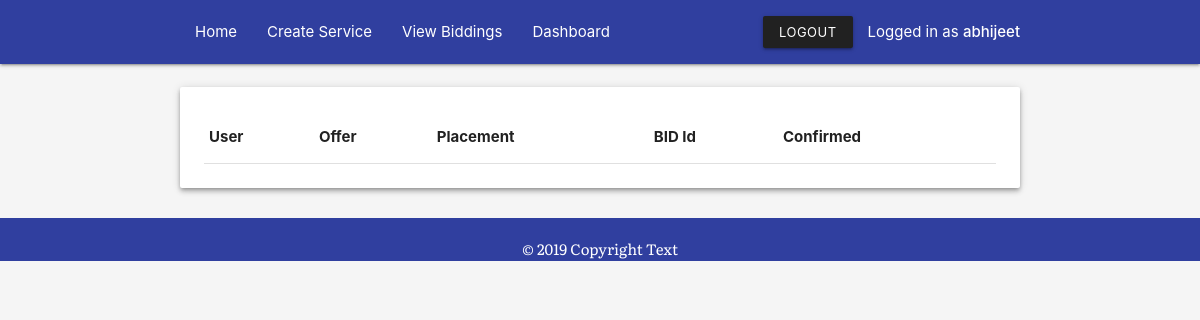
Page /confirmbiddings/ (signed in) on the earlier database version.
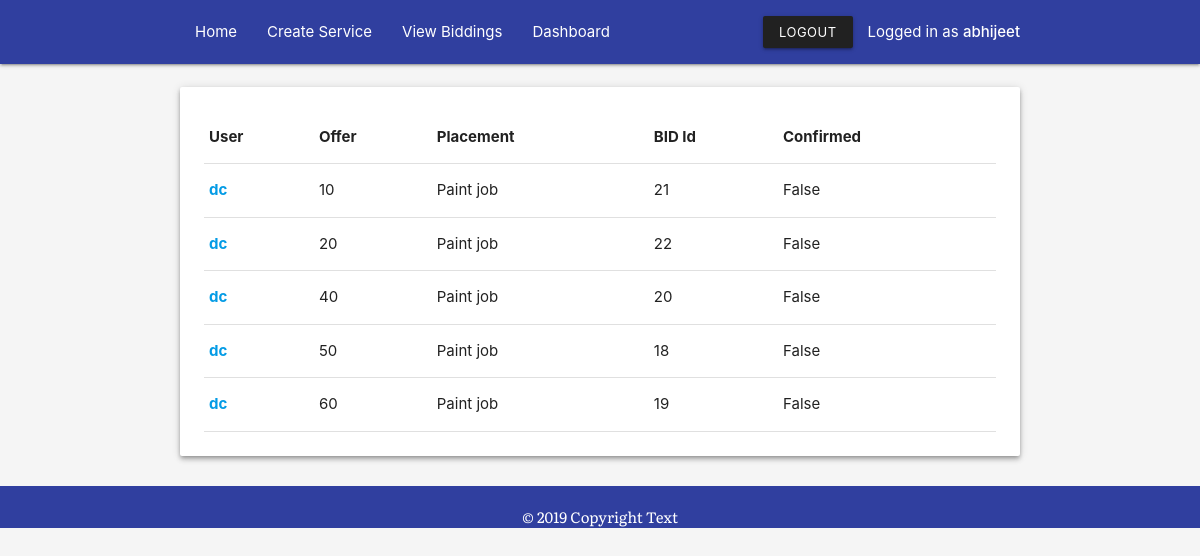
Same page on the later database version.
### app/models.py (models this page shows, shortened)
class PlacementBid(models.Model):
    user = models.ForeignKey(User, on_delete=models.CASCADE)
    placement = models.ForeignKey(Placement, on_delete=models.CASCADE)
    bid  = models.ForeignKey(Bid, on_delete=models.CASCADE)
    offer = models.IntegerField()
    confirmed = models.BooleanField(default=False)
    placementbid_created = models.DateTimeField(auto_now_add=True)
    placementbid_modified = models.DateTimeField(auto_now=True)
    class Meta:
        ordering = ['placementbid_modified']

### app/views.py (the view)
# urls.py: path('confirmbiddings/', views.confirmbiddings, name='confirmbiddings'),
@permission_required("admin")
def confirmbiddings(request):
    total_nonconfirmed_bids = PlacementBid.objects.values( 'placement__placement_title','bid', 'bid_id', 'confirmed', 'id', 'offer', 'placement', 'placement_id','user__username', 'user_id').order_by('offer').filter(confirmed=False)
    print(total_nonconfirmed_bids)
    context = total_nonconfirmed_bids
    return render(request, 'confirmbiddings.html',{'context':context})

### templates/confirmbiddings.html (shortened to what this page needs)
{% extends 'base.html' %} {% block content %} {% include 'admin_nav.html' %} {% load static %}
<section class="section">
    <section class="container">
        <div class="card z-depth-2">
            <div class="card-content">
                <table id="result_list" class="sortable">
<thead>
<tr>
<th scope="col" class="sortable column-user">
   <div class="text">User</div>
</th>
<th scope="col" class="sortable column-offer">
   <div class="text">Offer</div>
</th>
<th scope="col" class="sortable column-placement">
   <div class="text">Placement</div>
</th>
<th scope="col" class="sortable column-offer">
   <div class="text">BID Id</div>
</th>
<th scope="col" class="action-checkbox-column">
   <div class="text"><span>Confirmed</span></div>
</th>
</tr>
</thead>
<tbody>
{%for p in context %}
<tr><th class="field-user nowrap"><a href="/confirmbid/{{ p.id}}/">{{ p.user__username }}</a></th>
    <td class="field-offer">{{ p.offer }}</td>
    <td class="field-placement nowrap">{{ p.placement__placement_title }}</td>
   <td class="field-placement nowrap">{{ p.id }}</td>
    <td class="field-placement nowrap">{{ p.confirmed }}</td>
</tr>
{% endfor %}
</tbody>
</table>
            </div>
        </div>
    </section>
</section>
<footer class="page-footer indigo darken-2">
          <div class="container center custom-font-1">
          © 2019 Copyright Text
        </div>
      </footer>
           {% endblock content %}

Differences in the rows shown:
added PlacementBid: user__username "dc", offer "10", placement__placement_title "Paint job", id "21", confirmed "False"
added PlacementBid: user__username "dc", offer "20", placement__placement_title "Paint job", id "22", confirmed "False"
added PlacementBid: user__username "dc", offer "40", placement__placement_title "Paint job", id "20", confirmed "False"
added PlacementBid: user__username "dc", offer "50", placement__placement_title "Paint job", id "18", confirmed "False"
added PlacementBid: user__username "dc", offer "60", placement__placement_title "Paint job", id "19", confirmed "False"
